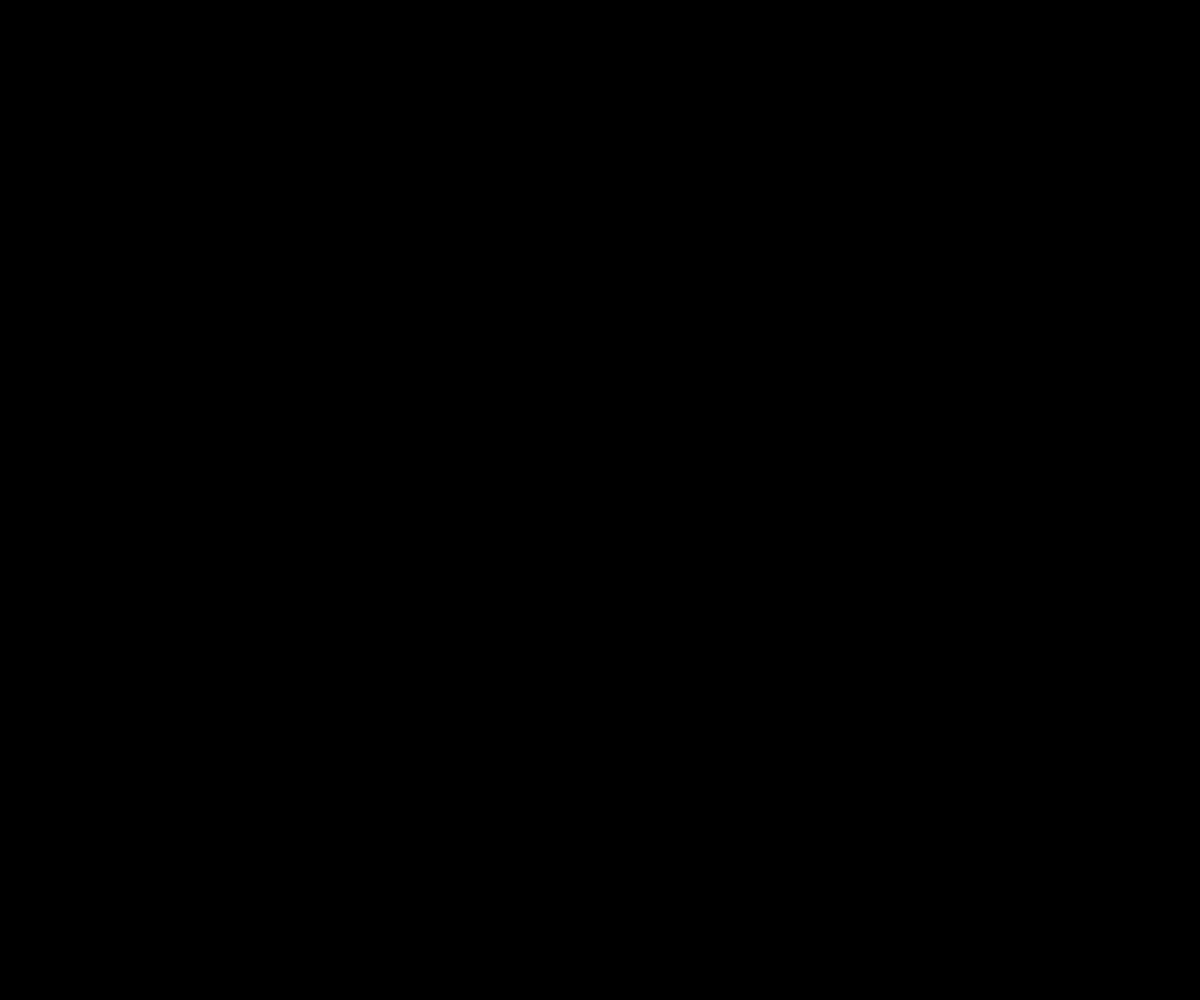
Frame 1 (no input)
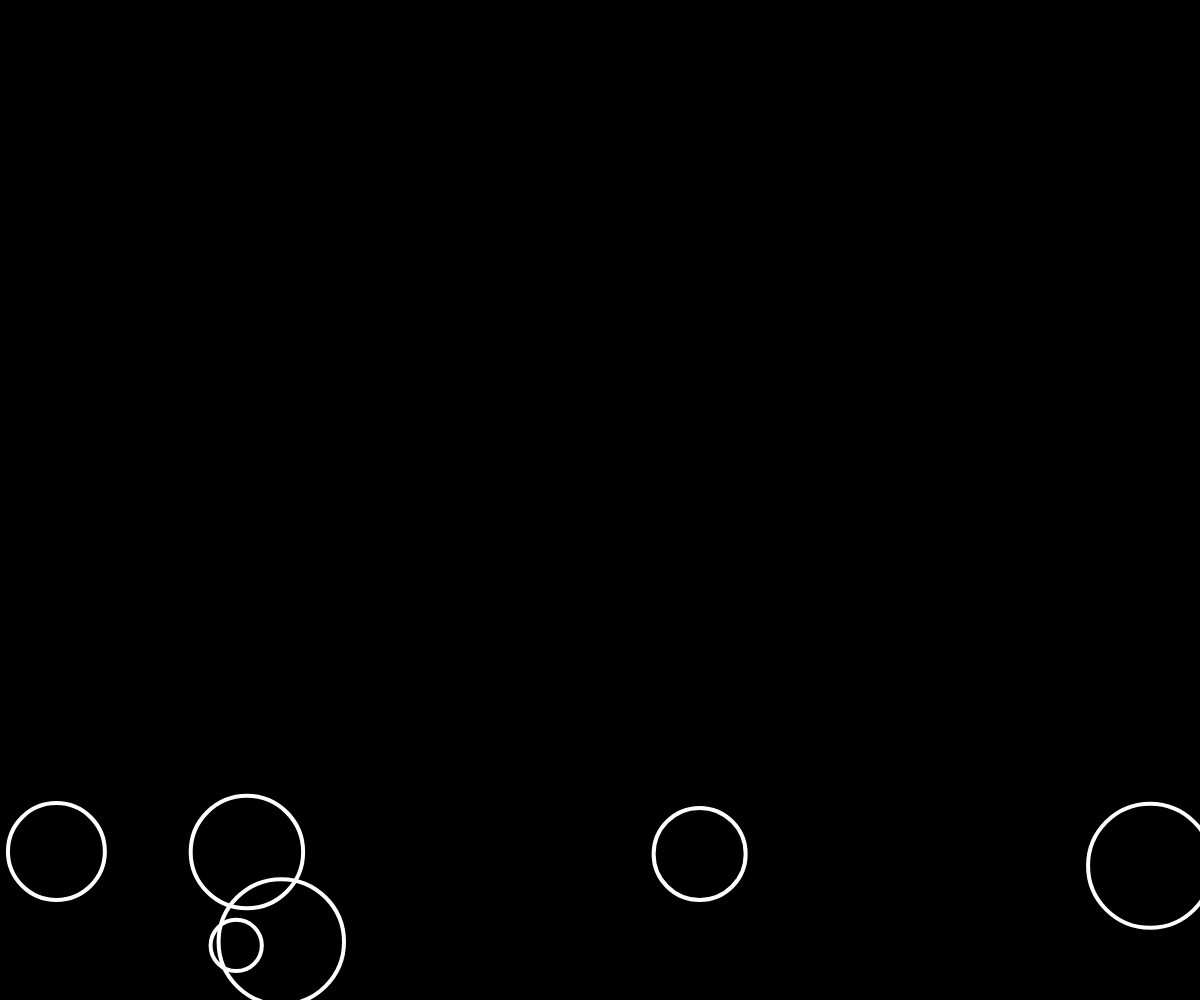
Frame 60 (no input)
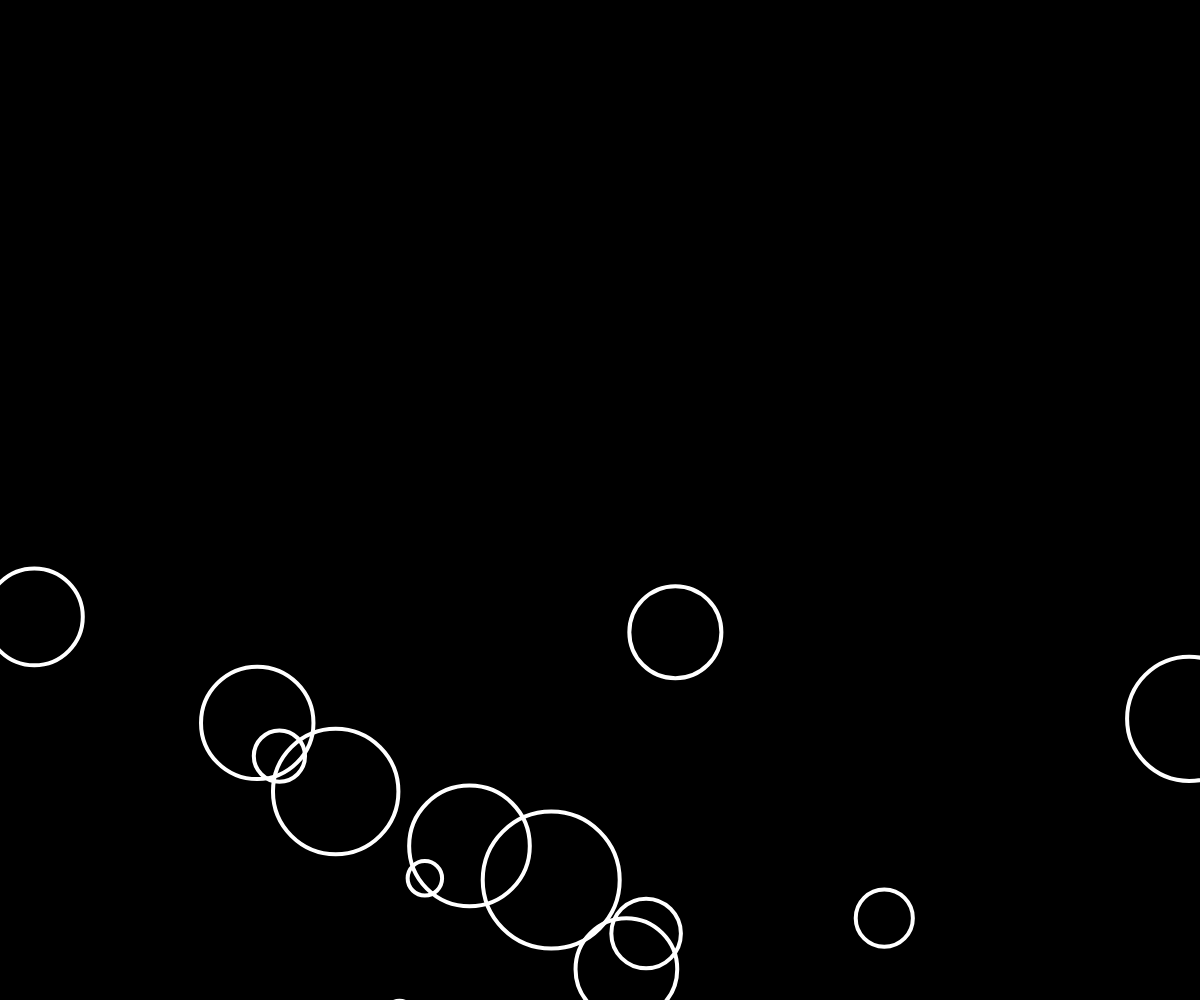
Frame 120 (the mouse pressed at the canvas centre since frame 60)

The p5.js sketch that drew these frames (run headless with seeded random() and noise() and a simulated clock; from frame 60 on, the mouse is pressed at the canvas centre):

// p5.js sketch
// ── sketch.js
function clamp(number, min, max){
    if(number < min){return min}
    else if(number > max){return max}
}

class Bubble {
    constructor(x, start_at, size, speed = 1, sway = 1, jitter = 1) {
        this.x = x;
        this.start_at = start_at;
        this.size = size;
        this.speed = speed;
        this.sway = sway;
        this.jitter = jitter;


        this.width = 60;
        this.height = this.width*2;
        this.start_x = x;
        this.start_y = 0-this.size/2;

        this.x_moves = [];
        this.y_moves = [];
        this.steps = 1000;

        let i = 0;
        while(i*this.height < windowHeight){
            if(i%2 == 0){
                let x3 = this.start_x, y3 = this.start_y, x4 =this.start_x, y4 =this.start_y+this.height, x1 =this.start_x+this.width, y1 =this.start_y, x2 =this.start_x+this.width, y2 =this.start_y+this.height;
                //bezier(x1, y1, x2, y2, x3, y3, x4, y4);
                for(let j = 0; j<this.steps; j++){
                    let t = j / this.steps;
                    let x = bezierPoint(x1, x2, x3, x4, t);
                    let y = bezierPoint(y1, y2, y3, y4, t);
                    this.x_moves.push(x);
                    this.y_moves.push(y);
                }
              
            }else{
                let x3 = this.start_x, y3 = this.start_y+this.height, x4 = this.start_x, y4 = this.start_y, x1 = this.start_x+this.width, y1 = this.start_y+this.height, x2 = this.start_x+this.width, y2 = this.start_y;
                //bezier(x1, y1, x2, y2, x3, y3, x4, y4);
                  let temp_moves_x = [];
                  let temp_moves_y = [];
                  for(let j = 0; j<this.steps; j++){
                    let t = j / this.steps;
                    let x = bezierPoint(x1, x2, x3, x4, t);
                    let y = bezierPoint(y1, y2, y3, y4, t);
                    temp_moves_x.push(x);
                    temp_moves_y.push(y);
                }
              this.x_moves = this.x_moves.concat(temp_moves_x.reverse())
              this.y_moves = this.y_moves.concat(temp_moves_y.reverse())
            }

            this.start_y += this.height;
            i++;
        }
      this.y_moves = this.y_moves.reverse();

      this.x_ind = this.x_moves.length * this.start_at;
      this.y_ind = this.y_moves.length * this.start_at;

    }

    move(speed, sway, jitter) {
        speed = Math.trunc(speed);
        
        if(this.y_ind >= this.y_moves.length){this.y_ind = 0}
        if(this.x_ind >= this.x_moves.length){this.x_ind = 0}
        this.x_ind += 1 + speed;
        this.y_ind += 1 + speed;
        this.x = this.x_moves[this.x_ind] + ((Math.random() - 0.5) * jitter);
        this.y = this.y_moves[this.y_ind] + ((Math.random() - 0.5) * jitter);
    }

    show(speed = this.speed, sway = this.sway, jitter = this.jitter) {
        this.move(speed, sway, jitter);
        stroke(255);
        strokeWeight(4);
        noFill();
        ellipse(this.x, this.y, this.size, this.size);
    }
}

let bubbles = [];

function setup() {
    createCanvas(windowWidth, windowHeight);
    let num_bubbles = Math.floor(windowWidth/30);
    for(let i = 0; i < num_bubbles; i++){
        let random_width = Math.trunc(Math.random()*windowWidth);
        let random_size = 20 + Math.random()*120;
        let speed = 10 + Math.random()*20;
        let jitter = 0; //0 for now

        bubbles.push(new Bubble(random_width, Math.random(), random_size, speed, 0, jitter));
    }
    
}

function draw() {
    background(0, 0, 0);
    
    fill(255);
    for(let i = 0; i < bubbles.length; i++){
        bubbles[i].show();
    }

    
}
